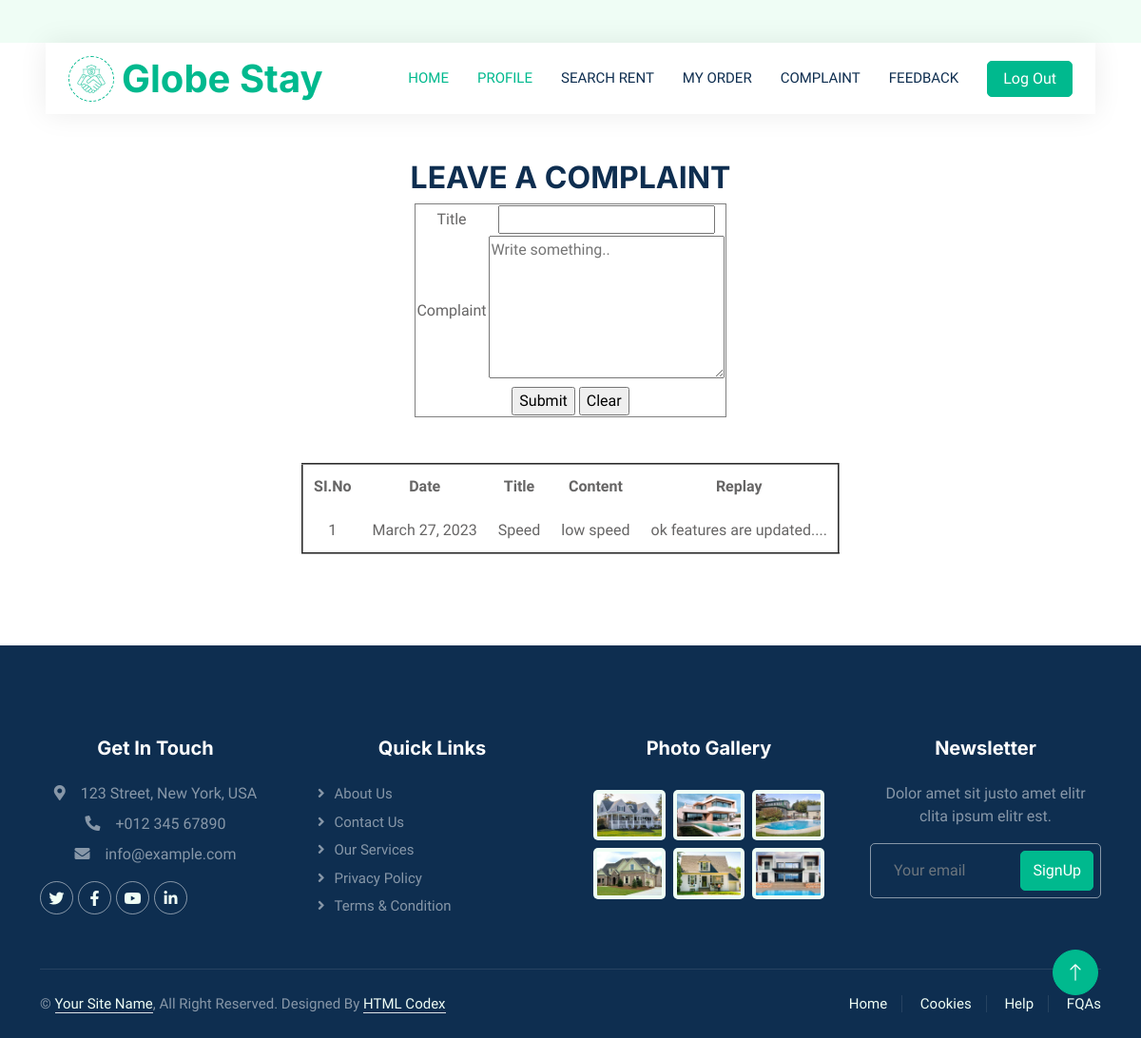
Page /user/uscom/ (signed in) on the committed database.
### User/models.py (models this page shows)
class Complaint(models.Model):
    complaint_title=models.CharField(max_length=400)
    content=models.TextField(null=True)
    date=models.DateField(auto_now=True)
    user=models.ForeignKey(userreg,on_delete=models.SET_NULL,null=True)
    owner=models.ForeignKey(ownerreg,on_delete=models.SET_NULL,null=True)
    complaint_status=models.IntegerField(default=0)
    complaint_replay=models.TextField(null=True,default="not viewed yet")

### User/views.py (the view)
# urls.py: path('uscom/',views.usercomplaint,name="uscom"),
def usercomplaint(request):
    us=userreg.objects.get(id=request.session['uid'])
    cmp=Complaint.objects.filter(user=us)
    if request.method=="POST":
        Complaint.objects.create(user=us,complaint_title=request.POST.get('txt_title'),content=request.POST.get('txtfeed'))
        return render(request,"User/Complaint.html",{'Cmp':cmp})
    else:
        return render(request,"User/Complaint.html",{'Cmp':cmp})

### User/Templates/User/Complaint.html (shortened to what this page needs)
{% extends 'User/Head.html' %}
{% load static %}
{% block content %}
<!DOCTYPE html>
<html lang="en">
<head>
</head>
<br><br>
<body align="center">
  <h2>LEAVE A COMPLAINT</h2>
  <form action="" method="post">
    <table align="center" border="1">
      <tr>
        <td>Title</td>
        <td><input type="text" name="txt_title"></td>
      </tr>
      <tr>
        <td>Complaint</td>
        <td><textarea name="txtfeed" cols="25" rows="6" placeholder="Write something.."></textarea></td>
      </tr>
      <tr>
        <td align="center" colspan="2">
          <input type="submit" name="submit" value="Submit">
          <input type="reset" name="cancel" value="Clear">
        </td>
      </tr>
    </table>
    <br><br>
    <table align="center" border="2" cellpadding="11">
        <tr>
            <th>SI.No</th>
            <th>Date</th>
            <th>Title</th>
            <th>Content</th>
            <th>Replay</th>
        </tr>
        <tr>
        {% for i in Cmp %}
    <tr>
        <td>{{forloop.counter}}</td>
        <td>{{i.date}}</td>
        <td>{{i.complaint_title}}</td>
        <td>{{i.content}}</td>
        <td>{{i.complaint_replay}}</td>
        </tr>
        {% endfor %}
    </table>
  </form>
</body>
</html>
<br><br>
{% endblock content %}

### Guest/static/Main/css/style.css (style rules this page uses)
:root { --primary: #00B98E; --secondary: #FF6922; --light: #EFFDF5; --dark: #0E2E50; }

### rows in the picture
Complaint: date "March 27, 2023", complaint_title "Speed", content "low speed", complaint_replay "ok features are updated...."
